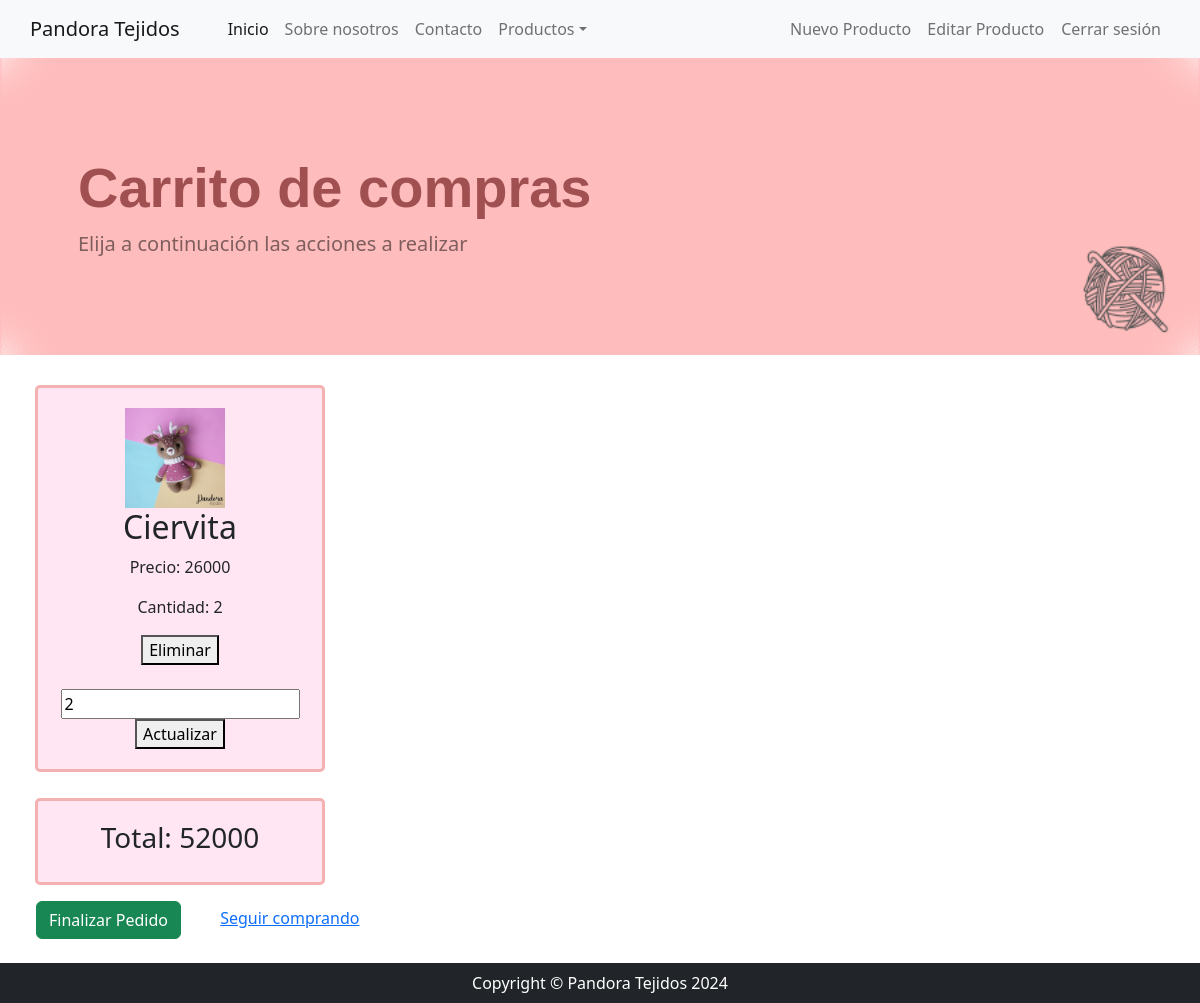
The page /pandora/carrito/ (signed in) on the database as committed earlier.
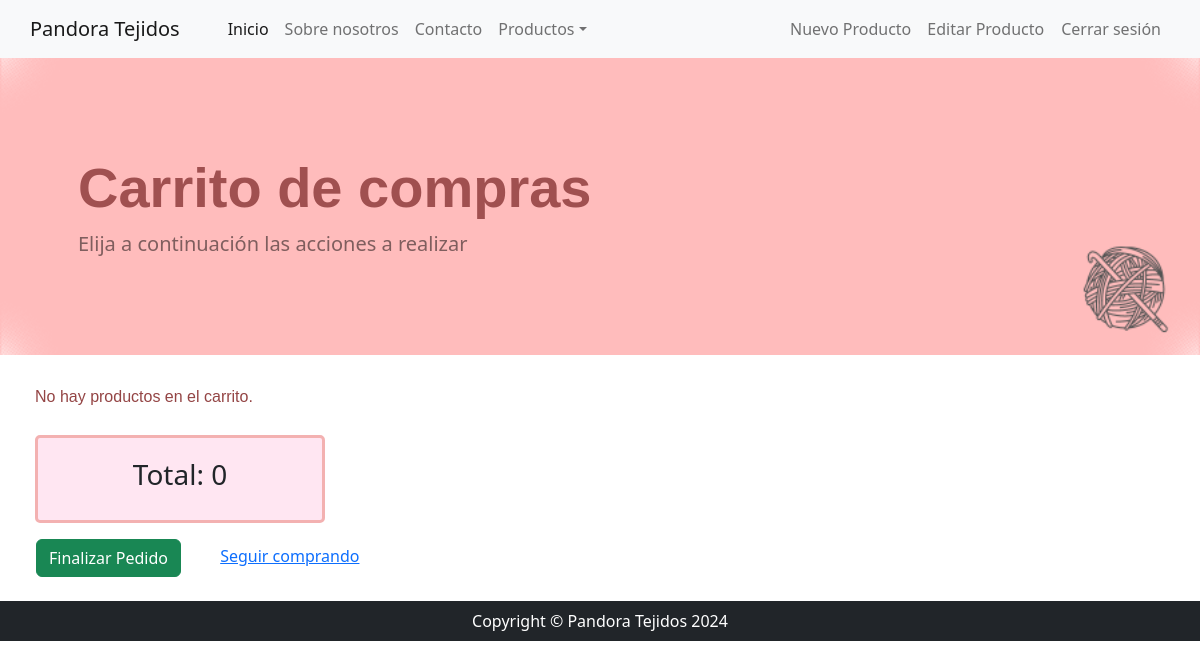
The same page on the database as committed later.
### pandora/models.py (models this page shows, shortened)
class Carrito(models.Model):
    user = models.ForeignKey(User, null=True, on_delete=models.SET_NULL)
    amigurumi = models.ForeignKey(Amigurumis, on_delete=models.CASCADE)
    cantidad = models.PositiveIntegerField(default=1)

class Amigurumis(models.Model):
    nombre = models.CharField(max_length=50)
    imagen = models.ImageField(upload_to='amigurumis/')
    categoria = models.CharField(max_length=50)
    subcategoria = models.CharField(max_length=50)
    precio = models.IntegerField()
    stock = models.IntegerField()
    descripcion = models.TextField()

### pandora/views.py (the view)
# urls.py: path('carrito/', carrito_view, name='carrito'),
def carrito_view(req):
    if req.user.is_authenticated:
        carrito_items = Carrito.objects.filter(user=req.user)
        total = sum(item.amigurumi.precio * item.cantidad for item in carrito_items)
        return render(req, 'carrito.html', {'carrito_items': carrito_items, 'total': total})
    else:
        return redirect('Login')

### pandora/templates/carrito.html (shortened to what this page needs)
{% extends 'padre.html' %}
{% block cambioencabezado %}
          <h1 class="display-4 fw-bolder" style="font-family: 'NombreDeLaFuente', Verdana, Geneva, Tahoma, sans-serif; color: #a05050;">Carrito de compras</h1>
          <p class="lead fw-normal text-black-50 mb-0">Elija a continuación las acciones a realizar</p>
{% endblock cambioencabezado %}
{% block cambios1 %}
<ul style="list-style-type: none; padding: 0; display: flex; flex-wrap: wrap; gap: 10px;">
    {% for item in carrito_items %}
    <li style="flex: 0 1 calc(25% - 10px); margin-left: 35px; margin-top: 30px;">
        <div style="border: 3px solid #f3b1b1; border-radius: 5px; padding: 20px; background-color: #ffe6f2; text-align: center;">
            <img src="{{ item.amigurumi.imagen.url }}" alt="{{ item.amigurumi.nombre }}" style="width: 100px; height: auto; margin-right: 10px;">
            <div>
                <h2>{{ item.amigurumi.nombre }}</h2>
                <p>Precio: {{ item.amigurumi.precio }}</p>
                <p>Cantidad: {{ item.cantidad }}</p>
                <form action="{% url 'eliminar_producto' item.id %}" method="post">
                    <button type="submit">Eliminar</button>
                </form>
                <br>
                <form action="{% url 'actualizar_cantidad' item.id %}" method="post">
                    <input type="number" name="cantidad" value="{{ item.cantidad }}" min="1">
                    <button type="submit">Actualizar</button>
                </form>
            </div>
        </div>
    </li>
    {% empty %}
    <li style="flex: 0 1 calc(25% - 10px); margin-left: 35px; margin-top: 30px; font-family: 'NombreDeLaFuente', Verdana, Geneva, Tahoma, sans-serif; color: #944545;">No hay productos en el carrito.</li>
    {% endfor %}
</ul>
<ul style="list-style-type: none; padding: 0; display: flex; flex-wrap: wrap; gap: 10px;">
    <li style="flex: 0 1 calc(25% - 10px); margin-left: 35px; margin-top: 10px;">
        <div style="border: 3px solid #f3b1b1; border-radius: 5px; padding: 20px; background-color: #ffe6f2; text-align: center;">
            <h3>Total: {{ total }}</h3>
        </div>
    </li>
</ul>
<a href="{% url 'finalizar_pedido' %}" class="btn btn-success" style="margin-left: 36px;">Finalizar Pedido</a>
<a href="{% url 'listaamigurumis' %}" style="flex: 0 1 calc(25% - 10px); margin-left: 35px; margin-top: 30px;">Seguir comprando</a>
<br>
<br>
{% endblock cambios1 %}

Rows that differ between the two databases and show on the page:
removed Carrito: amigurumi.imagen (picture), amigurumi.nombre "Ciervita", amigurumi.precio "26000", cantidad "2"
Other text that changed with them:
{{ total }}: "52000" → "0"
text now shown: "No hay productos en el carrito."
